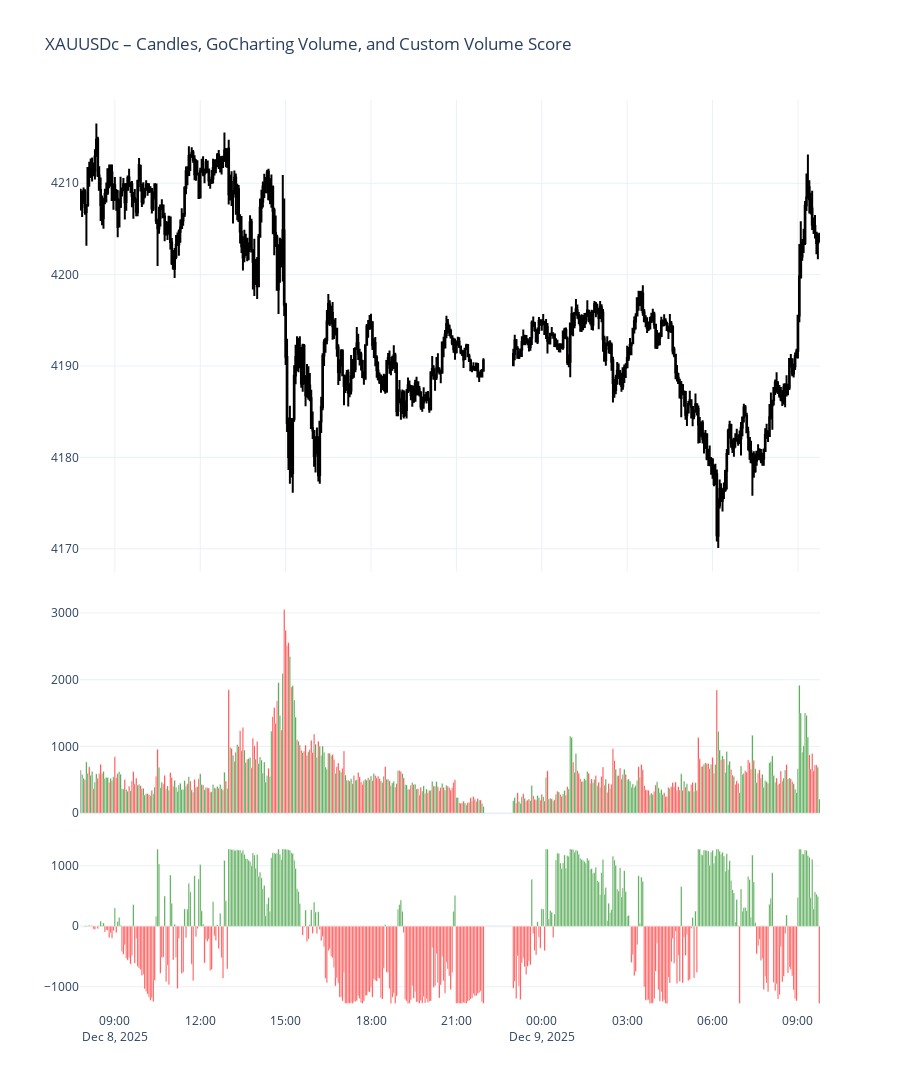

The notebook cell saved with this chart:
### Code cell
import MetaTrader5 as mt5
import pandas as pd
import plotly.graph_objects as go
from plotly.subplots import make_subplots

# ------------------------------------------------------------
# MT5 CONNECTION
# ------------------------------------------------------------
if not mt5.initialize():
    raise RuntimeError("MT5 failed to initialize.")

symbol = "XAUUSDc"
tf = mt5.TIMEFRAME_M3

if not mt5.symbol_select(symbol, True):
    raise RuntimeError("Symbol selection failed.")

rates = mt5.copy_rates_from_pos(symbol, tf, 0, 500)
mt5.shutdown()

df = pd.DataFrame(rates)
df["time"] = pd.to_datetime(df["time"], unit="s")

# ------------------------------------------------------------
# GOCHARTING STYLE VOLUME COLORING
# ------------------------------------------------------------
df["prev_close"] = df["close"].shift(1)

def volume_color(row):
    if row["close"] > row["prev_close"]:
        return "green"
    elif row["close"] < row["prev_close"]:
        return "red"
    else:
        return "gray"

df["vol_color"] = df.apply(volume_color, axis=1)

# ------------------------------------------------------------
# CUSTOM SCORING ALGORITHM
# ------------------------------------------------------------
def compute_score(series, max_lookback=50):
    """
    Apply scoring rules:
    +n if volume > volume[n]
    -n if volume < volume[n]
    Score accumulates for each bar.
    """
    scores = []

    for i in range(len(series)):
        score = 0
        for lb in range(1, max_lookback + 1):
            if i - lb < 0:
                break

            if series[i] > series[i - lb]:
                score += lb   # positive score
            elif series[i] < series[i - lb]:
                score -= lb   # negative score
            else:
                pass  # no score for equal

        scores.append(score)

    return scores

df["score"] = compute_score(df["tick_volume"], max_lookback=50)

# ------------------------------------------------------------
# PLOTTING (3 PANES)
# ------------------------------------------------------------
fig = make_subplots(
    rows=3,
    cols=1,
    shared_xaxes=True,
    vertical_spacing=0.03,
    row_heights=[0.55, 0.25, 0.20]
)

# ---------------------------
# 1. CANDLESTICKS
# ---------------------------
fig.add_trace(
    go.Candlestick(
        x=df["time"],
        open=df["open"],
        high=df["high"],
        low=df["low"],
        close=df["close"],
        increasing_line_color="black",
        decreasing_line_color="black",
        increasing_fillcolor="white",
        decreasing_fillcolor="white",
        name="Price"
    ),
    row=1, col=1
)

# ---------------------------
# 2. GOCHARTING VOLUME BARS
# ---------------------------
fig.add_trace(
    go.Bar(
        x=df["time"],
        y=df["tick_volume"],
        marker_color=df["vol_color"],
        name="Tick Volume",
        opacity=0.9
    ),
    row=2, col=1
)

# ---------------------------
# 3. CUSTOM SCORE BAR PLOT
# ---------------------------
fig.add_trace(
    go.Bar(
        x=df["time"],
        y=df["score"],
        name="Volume Score",
        marker_color=df["score"].apply(lambda s: "green" if s > 0 else "red" if s < 0 else "gray"),
        opacity=0.85
    ),
    row=3, col=1
)

# ---------------------------
# LAYOUT
# ---------------------------
fig.update_layout(
    template="plotly_white",
    height=1100,
    title="XAUUSDc – Candles, GoCharting Volume, and Custom Volume Score",
    bargap=0.05,
    showlegend=False
)

fig.update_xaxes(rangeslider_visible=False)

fig.show()

### Figure 1 — Plotly figure (JSON) as saved in the notebook; plotly's stock layout.template omitted (floating-point values rounded to 4 significant figures; data arrays with more than 128 entries replaced by an {"elided": "..."} marker saying what was removed)
{"data": [{"close": {"elided": "500 float values"}, "decreasing": {"fillcolor": "white", "line": {"color": "black"}}, "high": {"elided": "500 float values"}, "increasing": {"fillcolor": "white", "line": {"color": "black"}}, "low": {"elided": "500 float values"}, "name": "Price", "open": {"elided": "500 float values"}, "type": "candlestick", "x": {"elided": "500 str values"}, "xaxis": "x", "yaxis": "y"}, {"marker": {"color": {"elided": "500 str values"}}, "name": "Tick Volume", "opacity": 0.9, "type": "bar", "x": {"elided": "500 str values"}, "xaxis": "x2", "y": {"elided": "500 int values"}, "yaxis": "y2"}, {"marker": {"color": {"elided": "500 str values"}}, "name": "Volume Score", "opacity": 0.85, "type": "bar", "x": {"elided": "500 str values"}, "xaxis": "x3", "y": {"elided": "500 int values"}, "yaxis": "y3"}], "layout": {"bargap": 0.05, "height": 1100, "showlegend": false, "title": {"text": "XAUUSDc – Candles, GoCharting Volume, and Custom Volume Score"}, "xaxis": {"anchor": "y", "domain": [0, 1], "matches": "x3", "rangeslider": {"visible": false}, "showticklabels": false}, "xaxis2": {"anchor": "y2", "domain": [0, 1], "matches": "x3", "rangeslider": {"visible": false}, "showticklabels": false}, "xaxis3": {"anchor": "y3", "domain": [0, 1], "rangeslider": {"visible": false}}, "yaxis": {"anchor": "x", "domain": [0.483, 1]}, "yaxis2": {"anchor": "x2", "domain": [0.218, 0.453]}, "yaxis3": {"anchor": "x3", "domain": [0, 0.188]}}}
